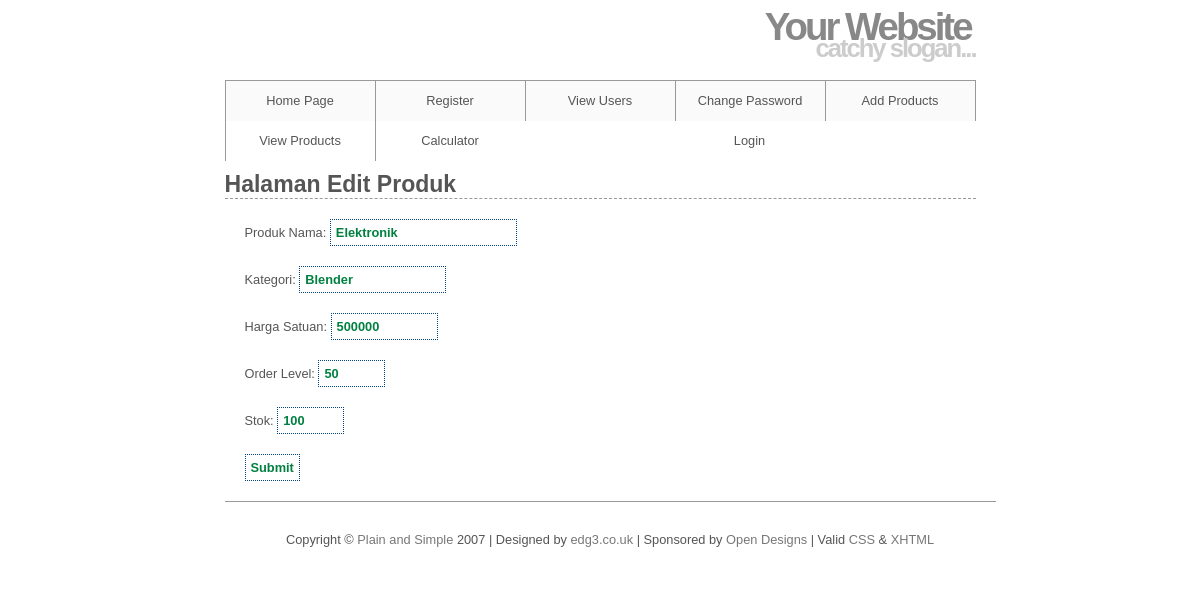
The page /pages/edit_product.php?id=1 on the database its author committed.
### tables this page shows
CREATE TABLE `produk` (
  `produk_id` mediumint(8) UNSIGNED NOT NULL,
  `produk_nama` varchar(50) NOT NULL,
  `kategori` varchar(50) NOT NULL,
  `harga_satuan` int(11) NOT NULL,
  `stok` int(11) NOT NULL,
  `order_level` int(11) NOT NULL,
  `diskontiniu` enum('Ya','Tidak') NOT NULL
);

### pages/edit_product.php (the view, shortened to what this page needs)
<?php
include('../layouts/header.php');
if ((isset($_GET['id'])) && (is_numeric($_GET['id']))) {
    $id = $_GET['id'];
} elseif ((isset($_POST['id'])) && (is_numeric($_POST['id']))) {
    $id = $_POST['id'];
} else {
    echo '<p class="error">Error ditemukan</p>';
    include("../layouts/footer.html");
}
?>
<h1>Halaman Edit Produk</h1>
<?php
include('../includes/mysqli_connect.php');
$q = "SELECT kategori, produk_nama, harga_satuan, order_level, stok FROM produk WHERE produk_id = $id";
$r = @mysqli_query($dbc, $q);
if (mysqli_num_rows($r) == 1) {
    $row = mysqli_fetch_array($r, MYSQLI_NUM);
    echo '<form action="edit_produk.php" method="post">
    <p>Produk Nama: <input type="text" name="produk_nama" size="20" maxlength="20" value="'. $row[0] .'"></p>
    <p>Kategori: <input type="text" name="kategori" size="15" maxlength="15" value="'. $row[1] .'"></p>
    <p>Harga Satuan: <input type="text" name="harga_satuan" size="10" maxlength="10" value="'. $row[2] .'"></p>
    <p>Order Level: <input type="text" name="order_level" size="5" maxlength="5" value="'. $row[3] .'"></p>
    <p>Stok: <input type="text" name="stok" size="5" maxlength="5" value="'. $row[4] .'"></p>
    <p><input type="submit" name="submit" size="15" maxlength="15" value="Submit"></p>
    <input type="hidden" name="id" size="15" maxlength="15" value="'. $id .'"></p>
    </form>';
} else {
    echo '<p class="error">Error ditemukan</p>';
}
include('../layouts/footer.php');
?>

### css/style.css (style rules this page uses)
* { border:0; margin:0; padding:0; }
body { background:#ffffff; color:#555; font:0.8em Arial, Helvetica, "bitstream vera sans", sans-serif; }
#content h1 { border-bottom:1px dashed #999; font-size:1.8em; padding:20px 0 0; }
#content p { padding:20px 20px 0; }
input, select, .input { padding: 5px; font-weight: bold; font-size: 1em; color: #008040; background: #FFFFFF; border:1px dotted #004080; }

### rows shown on the page
produk: produk_nama "Elektronik", kategori "Blender", harga_satuan "500000", order_level "50", stok "100"
